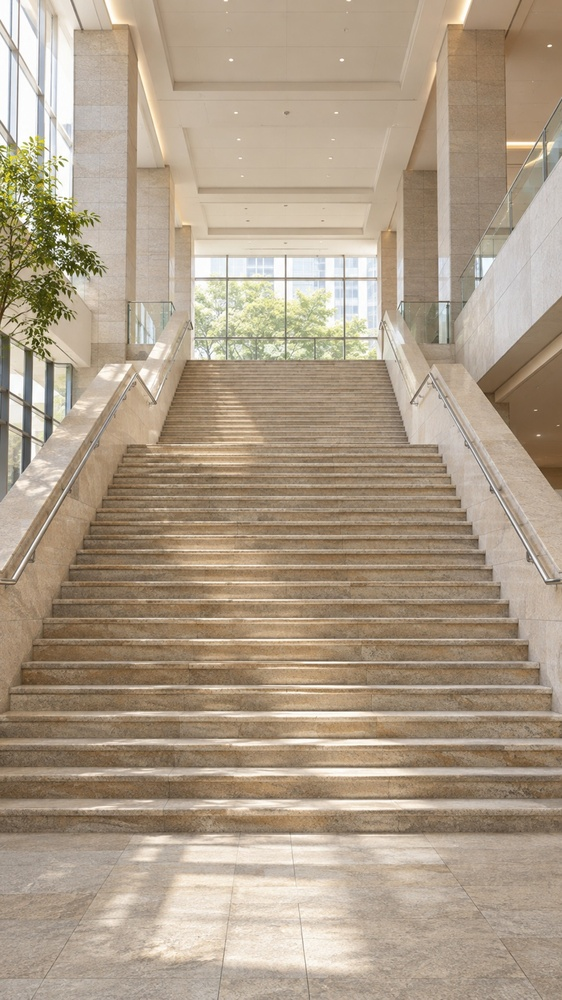
#> input picture reels/naver-clip/signature/assets/img/A-04-stairs.jpg, 562 x 1000 px, shrunk from 1080 x 1920 before the run
$ python pixels.py ../assets/img/A-04-stairs.jpg ../assets/img/B-01-resume-desk.jpg
#> lines starting #> are read from the running program, lines starting #| are printed output that depends on the picture
"""Pixel audits for v7 (04-v7-visual.md §6 b, e).

python3 tools/pixels.py frame.png frame-goldpaint.png  -> JSON line
  dark_pct : share of pixels with luma (Rec.709) < 25%  (night-look guard: <= 40% before the end card)
  gold_pct : share of pixels that change to magenta when every [data-gold] element is repainted #FF00FF
             (so photo wood/stone tones never count as gold)
"""
import json
import sys

import numpy as np
from PIL import Image

a = np.asarray(Image.open(sys.argv[1]).convert("RGB")).astype(np.float32)
b = np.asarray(Image.open(sys.argv[2]).convert("RGB")).astype(np.float32)
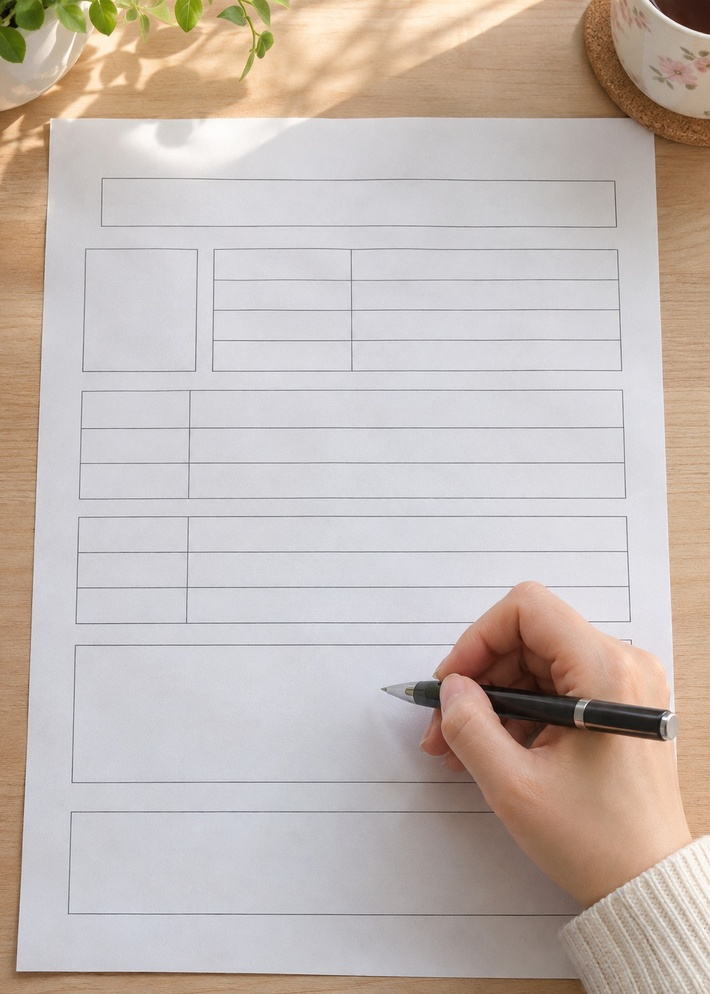
#> input picture reels/naver-clip/signature/assets/img/B-01-resume-desk.jpg, 710 x 994 px, shrunk from 1060 x 1484 before the run
luma = 0.2126 * a[..., 0] + 0.7152 * a[..., 1] + 0.0722 * a[..., 2]
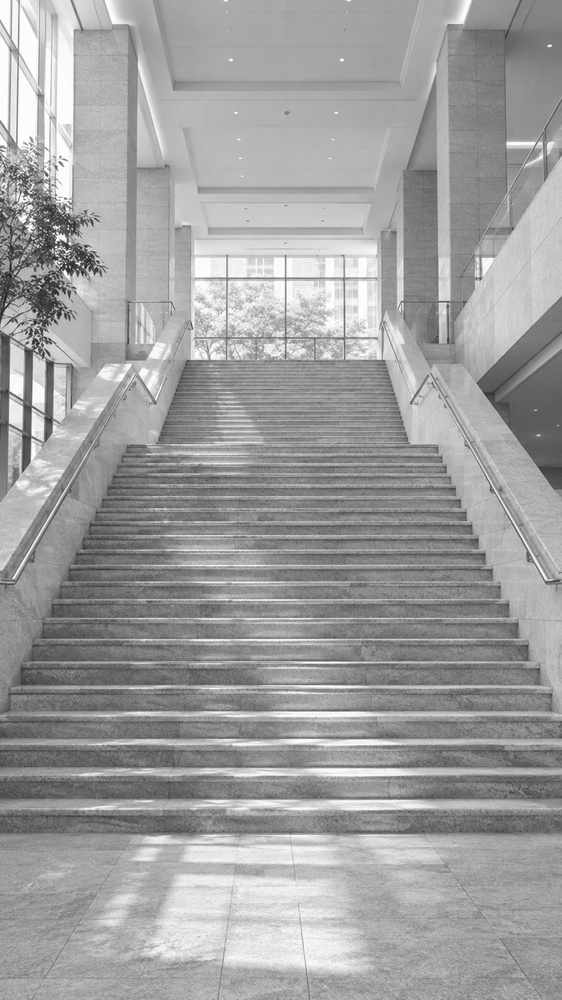
#> luma: shape (1000, 562) float32; min 28.82, max 255, mean 159.1
#> (the run stopped early here; a loop or call above may not have finished)
